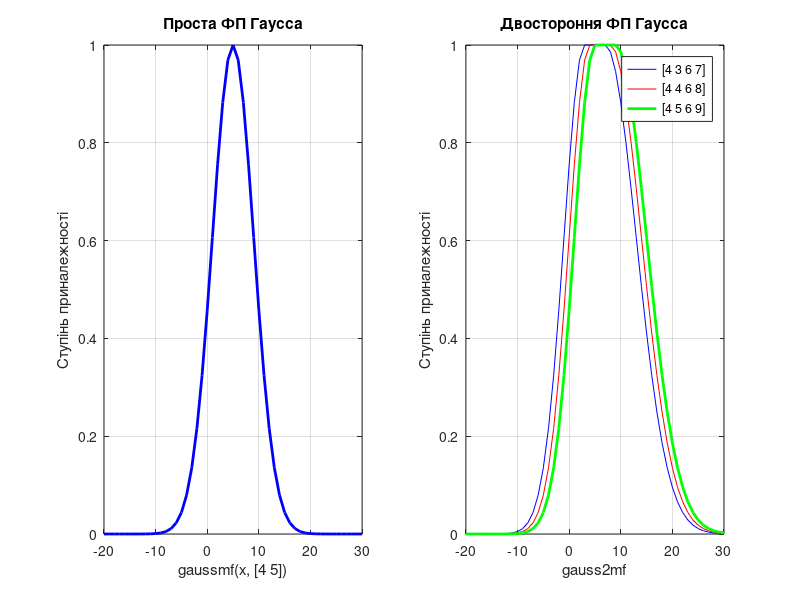

This figure's MATLAB source:
% Завдання 2. Проста і двостороння функція приналежності Гаусса

x = -20:1:30;

% --- Проста ФП Гаусса ---
subplot(1, 2, 1);
y_gauss = gaussmf(x, [4 5]);
plot(x, y_gauss, 'b', 'LineWidth', 2);
xlabel('gaussmf(x, [4 5])');
ylabel('Ступінь приналежності');
title('Проста ФП Гаусса');
grid on;

% --- Двостороння ФП Гаусса ---
subplot(1, 2, 2);
y1 = gauss2mf(x, [4 3 6 7]);
y2 = gauss2mf(x, [4 4 6 8]);
y3 = gauss2mf(x, [4 5 6 9]);
plot(x, y1, 'b', x, y2, 'r', x, y3, 'g', 'LineWidth', 2);
xlabel('gauss2mf');
ylabel('Ступінь приналежності');
title('Двостороння ФП Гаусса');
legend('[4 3 6 7]', '[4 4 6 8]', '[4 5 6 9]');
grid on;
